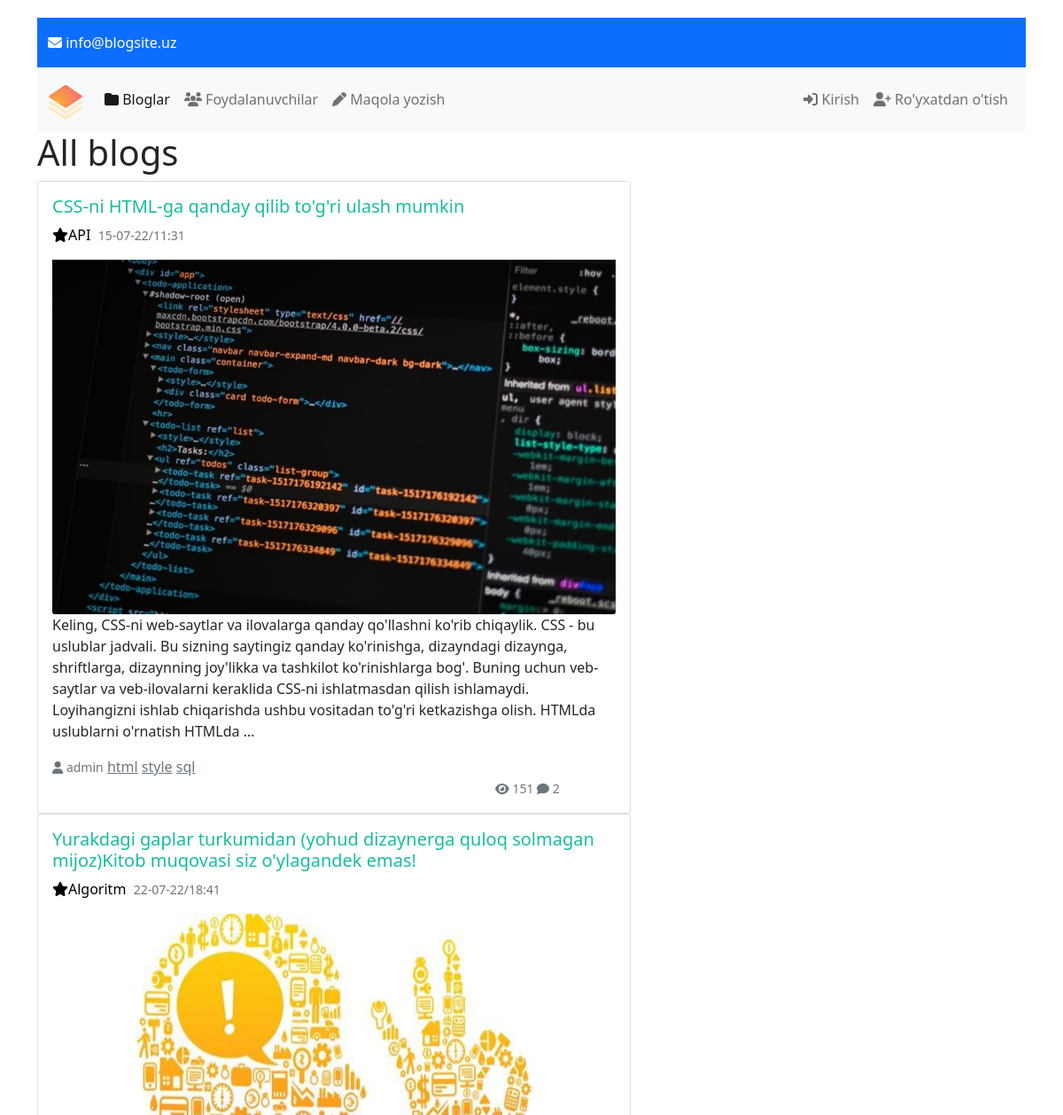
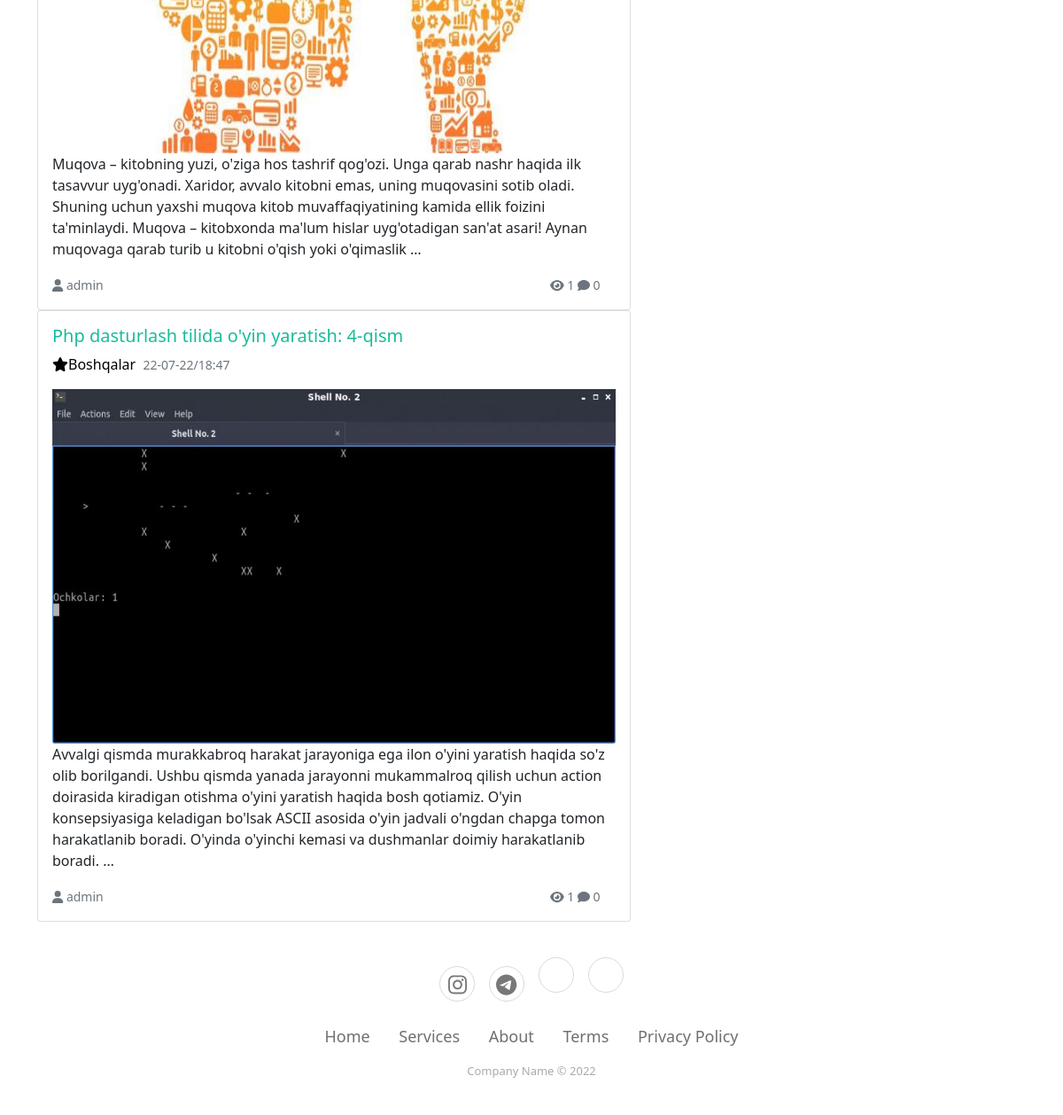
The page / on the database its author committed (2 pictures, top to bottom).
### myapp/models.py (models this page shows, shortened)
class Blog(models.Model):
   title = models.CharField(max_length=255)
   slug = models.SlugField(max_length=255, unique=True)
   content = models.TextField(blank=True, null=True)
   created = models.DateTimeField(auto_now_add=True)
   image = models.ImageField(upload_to='blog/')
   category = models.ForeignKey(Category, on_delete=models.CASCADE, related_name='category_blog')
   user = models.ForeignKey(MyUser, on_delete=models.SET_NULL, null=True, blank=True)
   tags = models.ManyToManyField(Tag, related_name='tag_blog')
   views = models.IntegerField(default=0)

class Category(models.Model):
    name = models.CharField(max_length=100, unique=True)
    slug = models.SlugField(max_length=100, unique=True)
    image = models.ImageField(upload_to='category/')
    created = models.DateTimeField(auto_now_add=True)
    content = models.TextField()
    def __str__(self):
        return self.name

class Tag(models.Model):
    name = models.CharField(max_length=100)
    slug = models.SlugField(max_length=100, unique=True)

### account/models.py (models this page shows, shortened)
class MyUser(AbstractUser):
    img = models.ImageField(upload_to='user/', null=True, blank=True)
    bio = models.CharField(max_length=200, null=True, blank=True)
    birth_day = models.DateField(null=True, blank=True)
    phone = models.CharField(max_length=13, unique=True, null=True, blank=True)

### myapp/views.py (the view)
# urls.py: path('', BlogView.as_view(), name='blog_list'),
class BlogView(View):
    def get(self, request):
        blogs = Blog.objects.all()
        context = {
            'blogs': blogs,
        }
        return render(request, 'blog_list.html', context)

### myapp/context_processors.py (called while the page is built)
def category(request):
    categories = Category.objects.all()
    return {'categories': categories}

def tag(request):
    tags = Tag.objects.all()
    return {'tags': tags}

### templates/blog_list.html (shortened to what this page needs)
{% extends 'base.html' %}
{% load static %}
{% block content %}
    <h1>All blogs</h1>
    {% for blog in blogs %}
        <div class="card" style="width: 60%">
            <div class="card-body">
                <a href="{% url 'blog_detail' blog.slug %}" style="text-decoration: none;"><h5 style="color:#18bc9c;" class="card-title">{{ blog.title }}</h5></a>
                <p class="card-text"><a href="{% url 'blog_category' blog.category.slug %}" style="text-decoration: none; color: black"><i class="fa-solid fa-star"></i>{{ blog.category }}</a>
                &nbsp;<small class="text-muted">{{ blog.created|date:'d-m-y/H:i' }}</small></p>
                <img style="height: 400px" src="{{ blog.image.url }}" class="card-img-bottom" alt="...">
                <p class="card-text">{{ blog.content|truncatewords:50|safe }}</p>
                <p class="card-text">
                    <small class="text-muted"><i class="fa-solid fa-user"></i> {{ blog.user.username }}</small>
                    {% for tag in blog.tags.all %}
                        <a href="{% url 'tag_filter' tag.slug %}" class="text-muted">{{ tag.name }}</a>
                    {% endfor %}
                <small class="text-muted" style="padding-left: 500px" >
                     <i class="fa-solid fa-eye"></i> {{ blog.views }}
                     <i class="fa-solid fa-comment"></i> {{ blog.comment_blog.count }}
                </small>
                </p>
            </div>
        </div>
    {% endfor %}
{% endblock %}

### templates/base.html (shortened to what this page needs)
{% load static %}
<!DOCTYPE html>
<html lang="en">
<head>
    <link href="https://cdn.jsdelivr.net/npm/bootstrap@5.1.3/dist/css/bootstrap.min.css" rel="stylesheet"
>
    <link rel="stylesheet" href="https://cdnjs.cloudflare.com/ajax/libs/ionicons/2.0.1/css/ionicons.min.css">
    <link rel="stylesheet" href="{% static 'css/footer.css' %}">
    <link rel="stylesheet" href="{% static 'css/comment.css' %}">
    <link href="{% static 'fontawesomefree/css/all.min.css' %}" rel="stylesheet" type="text/css">
</head>
<body>
<div class="container">
    <nav class="navbar navbar-dark bg-primary">
        <div class="container-fluid">
            <ul class="navbar-nav me-auto mb-2 mb-lg-0">
                <li class="nav-item">
                    <a class="nav-link active" aria-current="page" href="{% url 'blog_list' %}"><i
                            class="fa-solid fa-envelope"></i></i> info@blogsite.uz</a>
                </li>
            </ul>
        </div>
    </nav>
    <nav class="navbar navbar-expand-lg navbar-light bg-light">
        <div class="container-fluid">
            <a class="navbar-brand" href="{% url 'blog_list' %}"><img src="{% static 'icon/Group 2.png' %}" width="40px"></a>
            <div class="collapse navbar-collapse" id="navbarText">
                <ul class="navbar-nav me-auto mb-2 mb-lg-0">
                    <li class="nav-item">
                        <a class="nav-link active" aria-current="page" href="{% url 'category_list' %}"><i class="fa-solid fa-folder"></i> Bloglar</a>
                    </li>
                    <li class="nav-item">
                        <a class="nav-link" href="#"><i class="fa-solid fa-users"></i> Foydalanuvchilar</a>
                    </li>
                    <li class="nav-item">
                        <a class="nav-link" href="{% url 'blog_create' %}"><i class="fa-solid fa-pen"></i> Maqola yozish</a>
                    </li>
                </ul>
                <span class="navbar-text">
        <ul class="navbar-nav me-auto mb-2 mb-lg-0">
            {% if request.user.is_authenticated %}
                <li class="nav-item dropdown">
                    <a class="nav-link dropdown-toggle"
                       id="navbarScrollingDropdown" role="button"
                       data-bs-toggle="dropdown" aria-expanded="false">
                        {{ user.username }}
                    </a>
                    <ul class="dropdown-menu" aria-labelledby="navbarScrollingDropdown">
                        <li><a class="dropdown-item" href="{% url 'logout' %}">Logout</a></li>
                        <li><a class="dropdown-item" href="#">Change Password</a></li>
                        <li>
                            <hr class="dropdown-divider">
                        </li>
                        <li><a class="dropdown-item" href="{% url 'user_profile' user.pk %}">Edit Profile</a>
                        </li>
                    </ul>
                {% else %}
                <li class="nav-item">
          <a class="nav-link" href="{% url 'login' %}"><i class="fa-solid fa-right-to-bracket"></i> Kirish</a>
        </li>
                <li class="nav-item">
          <a class="nav-link" href="{% url 'signup' %}"><i class="fa-solid fa-user-plus"></i> Ro'yxatdan o'tish</a>
        </li>
            {% endif %}
      </ul>
      </span>
            </div>
        </div>
    </nav>
    {% block content %}
    {% endblock %}
    <div class="footer-basic">
        <footer>
            <div class="social"><a href="#"><i class="fa-brands fa-instagram"></i></a><a href="#"><i class="fa-brands fa-telegram"></i></a><a href="#"></a><a
                    href="#"></a></div>
            <ul class="list-inline">
                <li class="list-inline-item"><a href="#">Home</a></li>
                <li class="list-inline-item"><a href="#">Services</a></li>
                <li class="list-inline-item"><a href="#">About</a></li>
                <li class="list-inline-item"><a href="#">Terms</a></li>
                <li class="list-inline-item"><a href="#">Privacy Policy</a></li>
            </ul>
            <p class="copyright">Company Name © 2022</p>
        </footer>
    </div>
</div>
</body>
</html>

### static/css/footer.css (style rules this page uses)
.footer-basic { padding: 40px 0; background-color: #ffffff; color: #4b4c4d; }
.footer-basic ul { padding: 0; list-style: none; text-align: center; font-size: 18px; line-height: 1.6; margin-bottom: 0; }
.footer-basic li { padding: 0 10px; }
.footer-basic ul a { color: inherit; text-decoration: none; opacity: 0.8; }
.footer-basic .social { text-align: center; padding-bottom: 25px; }
.footer-basic .social > a { font-size: 24px; width: 40px; height: 40px; line-height: 40px; display: inline-block; text-align: center; border-radius: 50%; border: 1px solid #ccc; margin: 0 8px; color: inherit; opacity: 0.75; }
.footer-basic .copyright { margin-top: 15px; text-align: center; font-size: 13px; color: #aaa; margin-bottom: 0; }

### static/css/comment.css (style rules this page uses)
body { margin-top:20px; }

### rows shown on the page
Blog: title "CSS-ni HTML-ga qanday qilib to'g'ri ulash mumkin", category "API", created "15-07-22/11:31", image (picture), content "Keling, CSS-ni web-saytlar va ilovalarga qanday qo'llashni ko'rib chiqaylik. CSS - bu uslublar jadvali. Bu sizning saytingiz qanday ko'rinishga, dizayndagi dizaynga, shriftlarga, dizaynning joy'likka va tashkilot ko'rinishlarga bog'. Buning uchun veb-saytlar va veb-ilovalarni keraklida CSS-ni ishlatmasdan qilish ishlamaydi. Loyihangizni ishlab chiqarishda ushbu vositadan to'g'ri ketkazishga olish. HTMLda uslublarni o'rnatish HTMLda …", user.username "admin", views "151", comment_blog.count "2"
Tag: name "html"
Tag: name "style"
Tag: name "sql"
Blog: title "Yurakdagi gaplar turkumidan (yohud dizaynerga quloq solmagan mijoz)Kitob muqovasi siz o'ylagandek emas!", category "Algoritm", created "22-07-22/18:41", image (picture), content "Muqova – kitobning yuzi, o'ziga hos tashrif qog'ozi. Unga qarab nashr haqida ilk tasavvur uyg'onadi. Xaridor, avvalo kitobni emas, uning muqovasini sotib oladi. Shuning uchun yaxshi muqova kitob muvaffaqiyatining kamida ellik foizini ta'minlaydi. Muqova – kitobxonda ma'lum hislar uyg'otadigan san'at asari! Aynan muqovaga qarab turib u kitobni o'qish yoki o'qimaslik …", user.username "admin", views "1", comment_blog.count "0"
Blog: title "Php dasturlash tilida o'yin yaratish: 4-qism", category "Boshqalar", created "22-07-22/18:47", image (picture), content "Avvalgi qismda murakkabroq harakat jarayoniga ega ilon o'yini yaratish haqida so'z olib borilgandi. Ushbu qismda yanada jarayonni mukammalroq qilish uchun action doirasida kiradigan otishma o'yini yaratish haqida bosh qotiamiz. O'yin konsepsiyasiga keladigan bo'lsak ASCII asosida o'yin jadvali o'ngdan chapga tomon harakatlanib boradi. O'yinda o'yinchi kemasi va dushmanlar doimiy harakatlanib boradi. …", user.username "admin", views "1", comment_blog.count "0"
